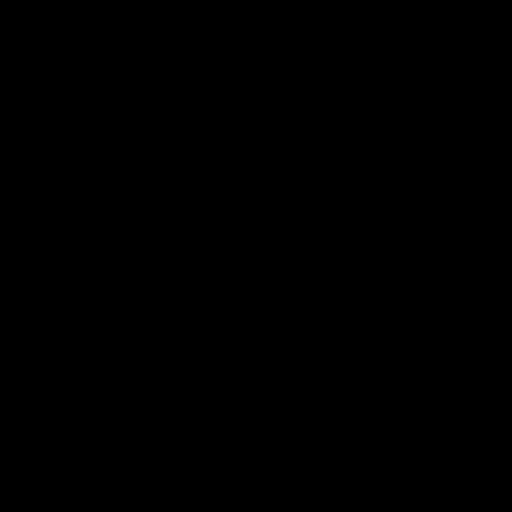
Frame 1 (no input)
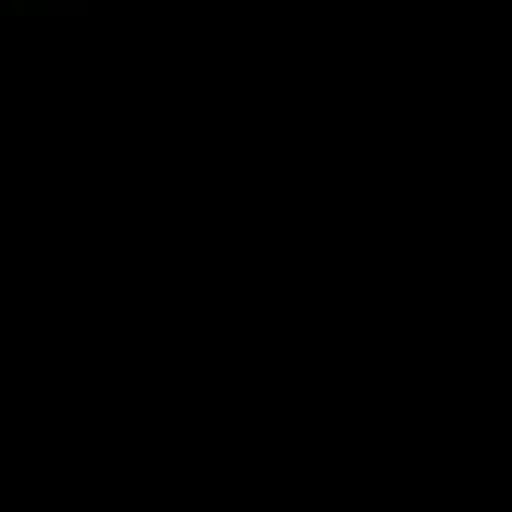
Frame 60 (the mouse pressed at the canvas centre just before this capture)
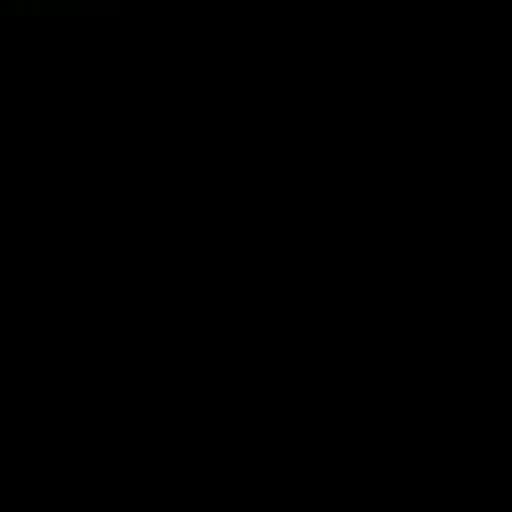
Frame 120 (the mouse held since frame 60 and released just before this capture)

The Processing sketch that drew these frames (run headless with seeded random() and noise(); from frame 60 on, the mouse is pressed at the canvas centre):

// Processing sketch: fluids_more_like_gluids
// ── fluids_more_like_gluids.pde
final int N = 64;
final int ITERATIONS = 4;
final int RES = 8;
PGraphics canvas;
void settings() {

  size(N*RES, N*RES);
  noSmooth();
}
Fluid fluid;
void setup() {
  canvas = createGraphics(N, N);
  fluid = new Fluid(0.02, 1e-10, 1e-8);
}


void draw() {

  for (int i = 0; i < N; i += 1) {
    fluid.addVel(i, 1, 0, 3);
  }
  fluid.update();
  fluid.draw(canvas);

  image(canvas, 0, 0, width, height);
}

void mouseDragged() {
  
    float amtX = mouseX - pmouseX;
    float amtY = mouseY - pmouseY;
    fluid.addDye(mouseX/RES, mouseY/RES, 255);
    fluid.addVel(mouseX/RES, mouseY/RES, amtX, amtY);
  
}

// ── FLuid.pde
class Fluid {

  int size;
  float dt;
  float diff;
  float visc;

  float[] s;
  float[] density;

  float[] Vx;
  float[] Vy;
  float[] Vx0;
  float[] Vy0;

  Fluid(float dt, float diff, float visc) {
    this.size = N;
    this.dt = dt;
    this.diff = diff;
    this.visc = visc;

    this.s = new float[N*N]; 
    this.density = new float[N*N];

    this.Vx = new float[N*N];
    this.Vy = new float[N*N];


    this.Vx0 = new float[N*N];
    this.Vy0 = new float[N*N];
  }

  void draw(PGraphics cnv) {

    cnv.beginDraw();
    cnv.loadPixels();
    for (int x = 0; x < N; x += 1) {
      for (int y = 0; y <N;y += 1) {
        float g = 255 * (abs(Vx[IX(x,y)]) + abs(Vx[IX(x,y)]));
        float r = density[IX(x,y)];
        color c = color(r,g,0);
        cnv.pixels[IX(x,y)] = c;
      }
    }
    cnv.updatePixels();
    cnv.endDraw();
  }

  void addDye(int x, int y, float amt) {
    density[IX(x, y)] += amt;
  }
  
  void update() {
    

    diffuse(1, Vx0, Vx, visc, dt);
    diffuse(2, Vy0, Vy, visc, dt);
    
    project(Vx0, Vy0, Vx, Vy);
    //void advect(int b, float[] d, float[] d0, float[] velocX, float[] velocY, float dt)
    advect(1,Vx, Vx0, Vx0,Vy0,dt);
    advect(2,Vy, Vy0, Vx0,Vy0,dt);
    
    project(Vx, Vy, Vx0, Vy0);
    
    diffuse(0,s,density,diff,dt);
    advect(0,density,s,Vx,Vy,dt);
    
  }
  
  

  void addVel(int x, int y, float amountX, float amountY)
  {
    int index = IX(x, y);
    this.Vx[index] += amountX;
    this.Vy[index] += amountY;
    
  }
}

int IX(float x, float y) {
  x = constrain(x,0,N-1);
  y = constrain(y, 0,N-1);
  int xx = floor(x);
  int yy = floor(y);

  return yy * N + xx;
}

void diffuse (int b, float[] x, float[] x0, float diff, float dt)
{
    float a = dt * diff * (N - 2) * (N - 2);
    lin_solve(b, x, x0, a, 1 + 6 * a);
}

// ── Funcs.pde
void lin_solve(int b, float[]x, float[]x0, float a, float c)
{
  float cRecip = 1.0 / c;
  for (int k = 0; k < ITERATIONS; k++) {

    for (int j = 1; j < N - 1; j++) {
      for (int i = 1; i < N - 1; i++) {
        x[IX(i, j)] =
          (x0[IX(i, j)]
          + a*(    
          x[IX(i+1, j  )]
          +x[IX(i-1, j)]
          +x[IX(i, j+1)]
          +x[IX(i, j-1)]
          )) * cRecip;
      }
    }

    set_bnd(b, x);
  }
}

// ── Project.pde
void project(float[] velocX, float[] velocY, float[] p, float[] div)
{

  for (int j = 1; j < N - 1; j++) {
    for (int i = 1; i < N - 1; i++) {
      div[IX(i, j)] = -0.5f*(
        velocX[IX(i+1, j  )]
        -velocX[IX(i-1, j  )]
        +velocY[IX(i, j+1)]
        -velocY[IX(i, j-1)]
        )/N;
      p[IX(i, j)] = 0;
    }
  }

  set_bnd(0, div); 
  set_bnd(0, p);
  lin_solve(0, p, div, 1, 6);


  for (int j = 1; j < N - 1; j++) {
    for (int i = 1; i < N - 1; i++) {
      velocX[IX(i, j)] -= 0.5f * (  p[IX(i+1, j)]-p[IX(i-1, j)]) * N;
      velocY[IX(i, j)] -= 0.5f * (  p[IX(i, j+1)]-p[IX(i, j-1)]) * N;
    }
  }

  set_bnd(1, velocX);
  set_bnd(2, velocY);
}

// ── advect.pde
void advect(int b, float[] d, float[] d0, float[] velocX, float[] velocY, float dt) //<>//
{
  float i0, i1, j0, j1;

  float dtx = dt * (N - 2);
  float dty = dt * (N - 2);


  float s0, s1, t0, t1;
  float tmp1, tmp2, x, y;

  float Nfloat = N;
  float ifloat, jfloat;
  int i, j;


  for (j = 1, jfloat = 1; j < N - 1; j++, jfloat++) { 
    for (i = 1, ifloat = 1; i < N - 1; i++, ifloat++) {
      tmp1 = dtx * velocX[IX(i, j)];
      tmp2 = dty * velocY[IX(i, j)];

      x    = ifloat - tmp1; 
      y    = jfloat - tmp2;


      if (x < 0.5f) x = 0.5f; 
      if (x > Nfloat + 0.5f) x = Nfloat + 0.5f; 
      i0 = floor(x); 
      i1 = i0 + 1.0f;
      if (y < 0.5f) y = 0.5f; 
      if (y > Nfloat + 0.5f) y = Nfloat + 0.5f; 
      j0 = floor(y);
      j1 = j0 + 1.0f; 

      s1 = x - i0; 
      s0 = 1.0f - s1; 
      t1 = y - j0; 
      t0 = 1.0f - t1;


      int i0i = (int)i0;
      int i1i = (int)i1;
      int j0i = (int)j0;
      int j1i = (int)j1;
      try {
        d[IX(i, j)] = 
          s0 * (t0 * d0[IX(i0i, j0i)] + t1 * d0[IX(i0i, j1i)]) +
          s1 * (t0 * d0[IX(i1i, j0i)] + t1 * d0[IX(i1i, j1i)]);
      } 
      catch (java.lang.ArrayIndexOutOfBoundsException e) {
        println("done a bad");
        stop();
      }
    }
  }

  set_bnd(b, d);
}

// ── set_boundaries.pde
void set_bnd(int b, float[] x)
{


  for (int i = 1; i < N - 1; i++) {
    x[IX(i, 0)] = b == 2 ? -x[IX(i, 1)] : x[IX(i, 1)];
    x[IX(i, N-1)] = b == 2 ? -x[IX(i, N-2)] : x[IX(i, N-2)];
  }


  for (int j = 1; j < N - 1; j++) {
    x[IX(0, j)] = b == 1 ? -x[IX(1, j)] : x[IX(1, j)];
    x[IX(N-1, j)] = b == 1 ? -x[IX(N-2, j)] : x[IX(N-2, j)];
  }


  x[IX(0, 0)]       = 0.33f * (x[IX(1, 0)] + x[IX(0, 1)]);
  x[IX(0, N-1)]     = 0.33f * (x[IX(1, N-1)] + x[IX(0, N-2)]);
  x[IX(N-1, 0)]     = 0.33f * (x[IX(N-2, 0)] + x[IX(N-1, 1)]);
  x[IX(N-1, N-1)]   = 0.33f * (x[IX(N-2, N-1)]+ x[IX(N-1, N-2)]);
}
